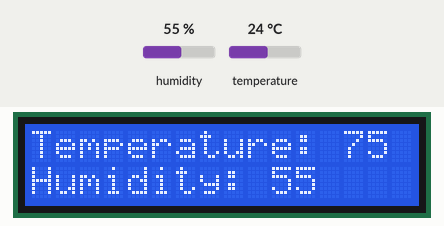
Simulated run of this sketch. Board: Arduino Uno, built with avr-gcc and run on an emulated ATmega328P. Shown: 16×2 character LCD. Inputs (shaded band) come from the test bench; at power-on: humidity 55 %, temperature 24 °C.

Above: at 2.6 s.
2.7 s: humidity set to 22 %
At 4.8 s:
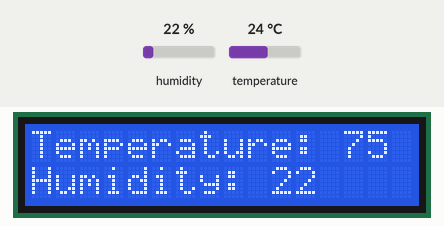
5.7 s: temperature set to 12 °C
At 7.4 s:
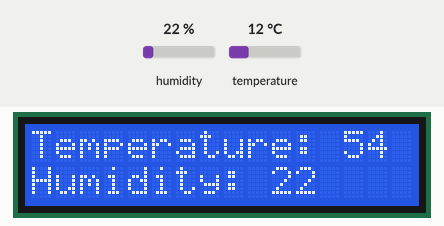
8.7 s: humidity set to 40 %
At 11.4 s:
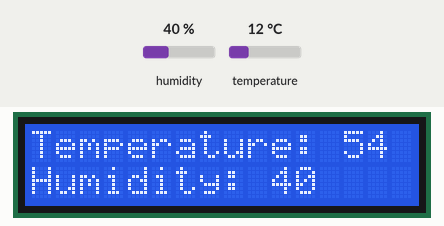
11.7 s: temperature set to 19 °C
At 12.8 s:
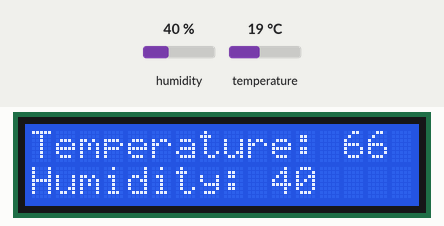
Timing chart, 0 to 14.7 s (numbered marks = the images above; inputs shaded):
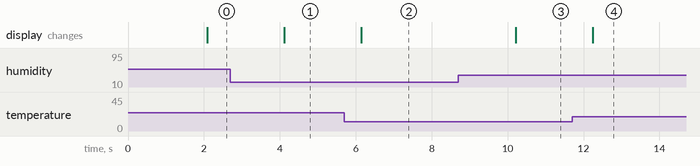

Measured:
- after the input at 2.7 s, the display: changes after 1.4 s (image 1)
- after the input at 5.7 s, the display: changes after 0.45 s (image 2)
- after the input at 8.7 s, the display: changes after 1.5 s (image 3)
- after the input at 11.7 s, the display: changes after 0.54 s (image 4)

The sketch:

temp_and_humidity_on_display.ino
```cpp
#include <LiquidCrystal.h>
LiquidCrystal lcd(7,6,5,4,3,2);

#include "DHT.h"
#define DHTPIN 13
#define DHTTYPE DHT11
DHT dht(DHTPIN, DHTTYPE);

void setup() {
  Serial.begin(9600);
  dht.begin();
  lcd.begin(16,2);
}

void loop() {
  delay(2000);

  // Reading temperature or humidity takes about 250 milliseconds
  float h = dht.readHumidity();
  float f = dht.readTemperature(true);
  float hif = dht.computeHeatIndex(f, h);

  // Check if any reads failed and exit early (to try again).
  if (isnan(h) || isnan(f)) {
    Serial.println("Failed to read from DHT sensor!");
    return;
  }

  lcd.clear();
  lcd.print("Temperature: ");
  lcd.print(round(f));
  lcd.setCursor(0,1);
  lcd.print("Humidity: ");
  lcd.print(round(h));

}
```
